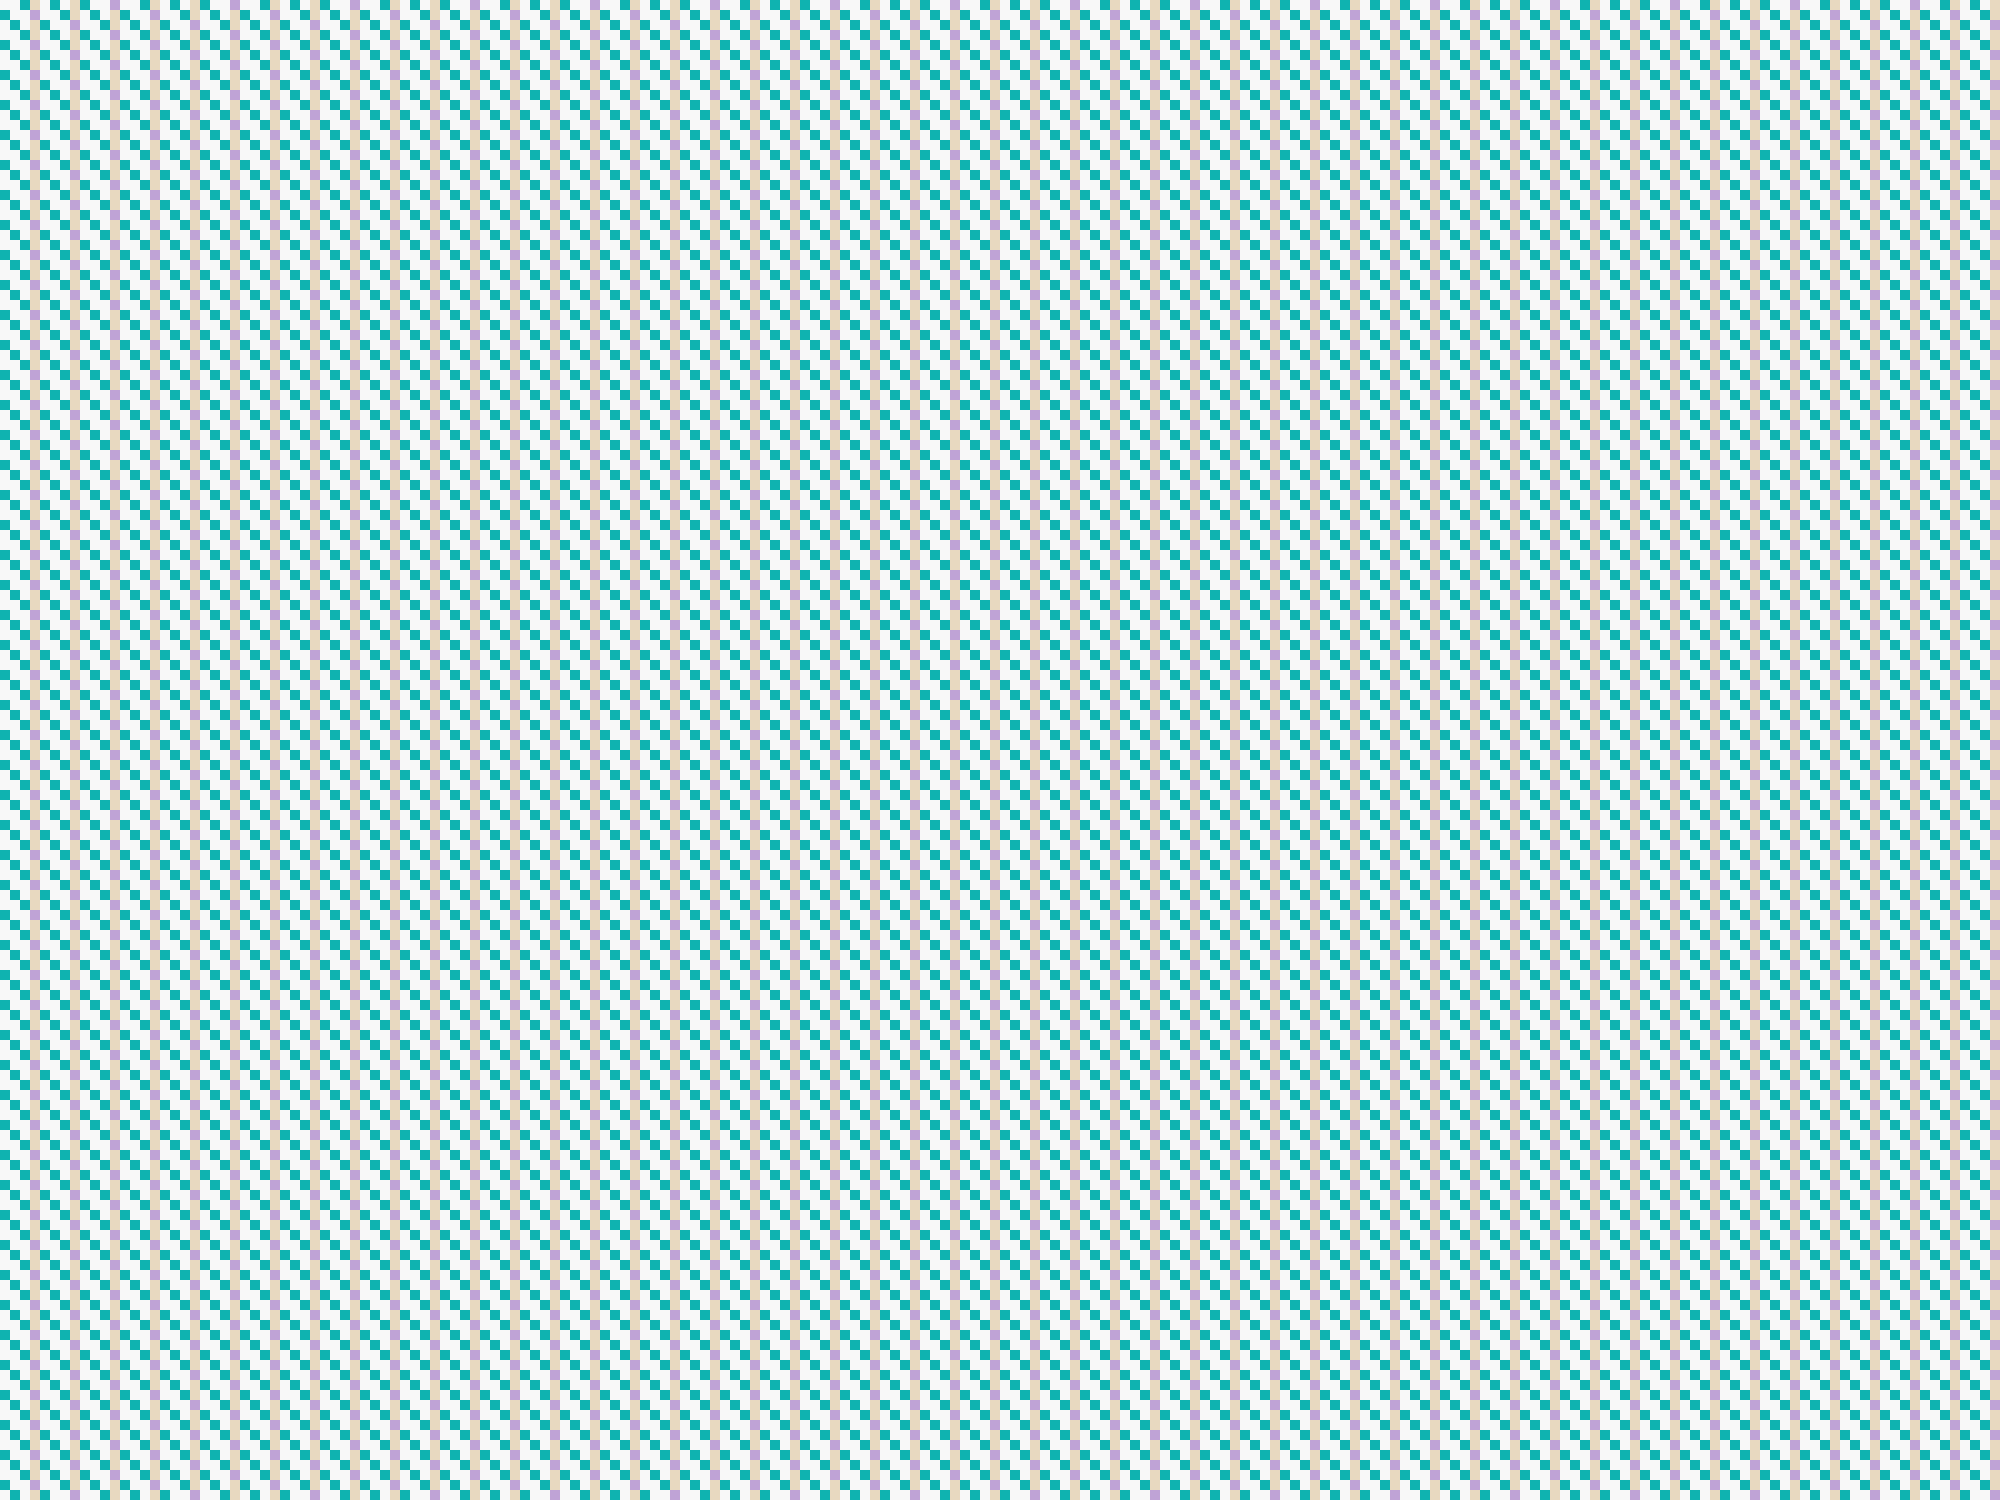

Generate this figure with Python:
# Generate grandma's wallpaper

from PIL import Image

# Grid size (200 x 150)
width, height = 200, 150
img = Image.new("RGB", (width, height))

# Define colors
teal = (15, 179, 176)
beige = (232, 217, 192)
violet = (191, 163, 214)
gray = (248, 248, 248)

pixels = img.load()

# Fill grid by index
for y in range(height):
    for x in range(width):
        index = y * width + x + 1  # 1-based index
        if index % 12 == 0:
            pixels[x, y] = violet
        elif index % 3 == 0:
            pixels[x, y] = teal
        elif index % 4 == 0:
            pixels[x, y] = beige
        else:
            pixels[x, y] = gray

img = img.resize((2000, 1500), resample=Image.NEAREST)
img.save("grid.png")